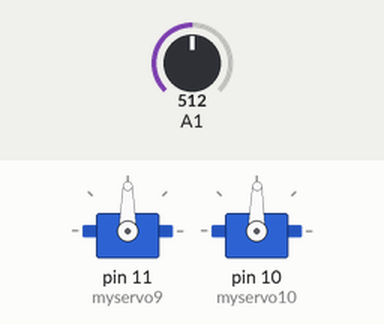
A sketch run on a simulated Arduino Uno, built with avr-gcc and run on an emulated ATmega328P. On the bench: 2 × servo. Inputs (shaded band) come from the test bench; at power-on: A1 = 512.

Above: at 1.2 s.
1.3 s: A1 set to 716
At 2.3 s:
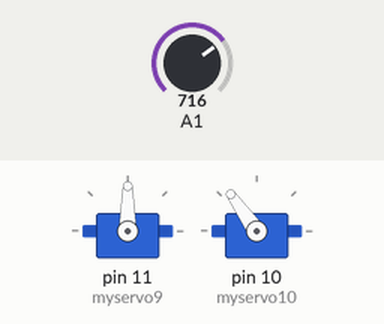
2.8 s: A1 set to 900
At 3.1 s:
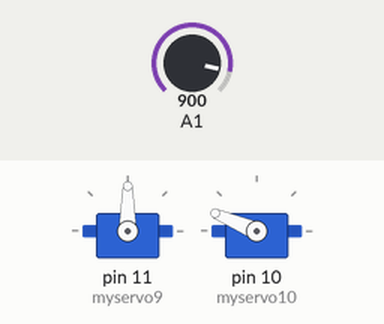
4.3 s: A1 set to 1023
At 4.6 s:
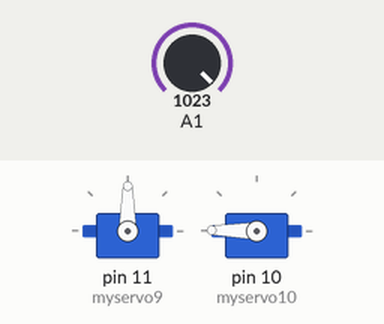
5.8 s: A1 set to 306
At 6.6 s:
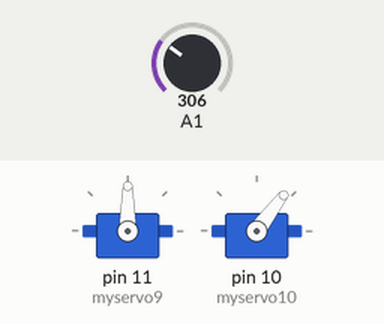
7.3 s: A1 set to 122
At 8.0 s:
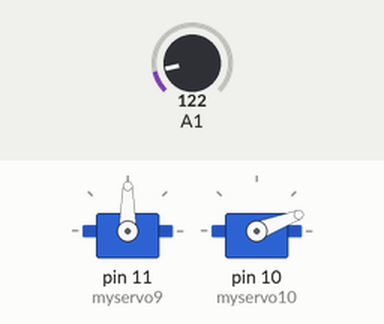
8.8 s: A1 set to 511
At 10.1 s:
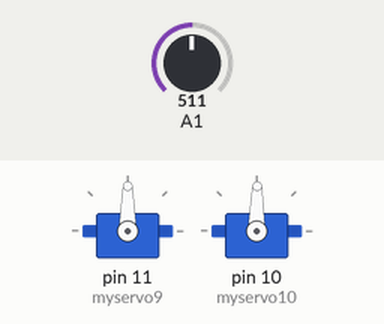
Timing chart, 0 to 11.3 s (numbered marks = the images above; inputs shaded):
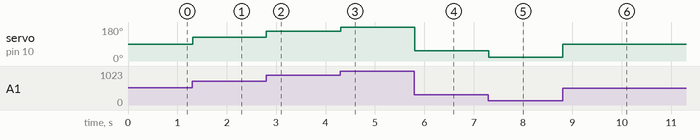

The sketch:

Servo.pde
```cpp
#include <Servo.h>

Servo myservo9;  // create servo object to control a servo
Servo myservo10;  // create servo object to control a servo

int pos = 0;    // variable to store the servo position

void setup()
{
  myservo9.attach(11);  // attaches the servo on pin 9 to the servo object
  myservo10.attach(10);  // attaches the servo on pin 10 to the servo object
}

void loop()
{
  int val = map(analogRead(1), 0, 1023, 0, 179);     // scale it to use it with the servo (value between 0 and 180)
  myservo10.write(val);                  // sets the servo position according to the scaled value
  delay(15);                           // waits for the servo to get there

}
```

Measured:
- after the input at 1.3 s, servo on pin 10 (myservo10): 89° → 125° at once
- after the input at 2.8 s, servo on pin 10 (myservo10): 125° → 157° at once
- after the input at 4.3 s, servo on pin 10 (myservo10): 157° → 179° at once
- after the input at 5.8 s, servo on pin 10 (myservo10): 179° → 53° at once
- after the input at 7.3 s, servo on pin 10 (myservo10): 53° → 21° at once
- after the input at 8.8 s, servo on pin 10 (myservo10): 21° → 89° at once
